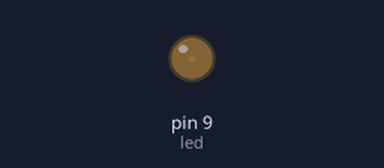
The sketch below on a simulated Arduino Uno, built with avr-gcc and run on an emulated ATmega328P. Shown: output pins drawn as LEDs (lit = HIGH).

Above: at 0.05 s.
At 0.95 s:
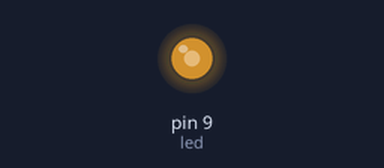
At 1.4 s:
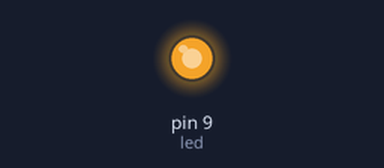
At 2.75 s:
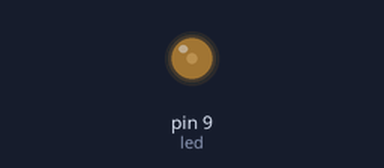
Timing chart, 0 to 7.0 s (numbered marks = the images above):
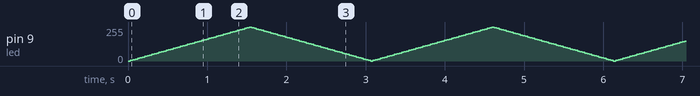

The sketch:

Fade_Without_Delay.ino
```cpp
// FadeWithoutDelay
// This Project shows how to fade an LED on pin 9 using the analogWrite()function.


int led = 9;           // the PWM pin the LED is attached to
int brightness = 0;    // how bright the LED is
int fadeAmount = 5;    // how many points to fade the LED by

unsigned long previousMillis = 0;        // will store last time LED was updated

const long interval = 30;

// the setup routine runs once when you press reset:
void setup() {
  // declare pin 9 to be an output:
  pinMode(led, OUTPUT);
}


// the loop routine runs over and over again forever:
void loop() {
  // set the brightness of pin 9:
  analogWrite(led, brightness);

  unsigned long currentMillis = millis();


   if (currentMillis - previousMillis >= interval) {
    // save the last time you blinked the LED
    previousMillis = currentMillis;
   // change the brightness for next time through the loop:
    brightness = brightness + fadeAmount;

  // reverse the direction of the fading at the ends of the fade:
    if (brightness <= 0 || brightness >= 255) {
      fadeAmount = -fadeAmount;
  }
  }
}
```
